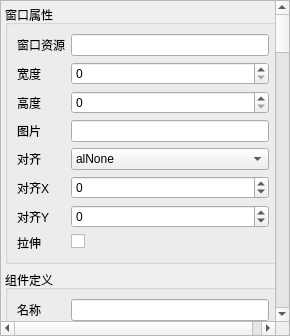
<?xml version="1.0" encoding="UTF-8"?>
<ui version="4.0">
 <class>ComponentPropertyEditor</class>
 <widget class="QWidget" name="ComponentPropertyEditor">
  <property name="windowTitle">
   <string>属性编辑器</string>
  </property>
  <layout class="QVBoxLayout" name="outerLayout">
   <property name="leftMargin">
    <number>0</number>
   </property>
   <property name="topMargin">
    <number>0</number>
   </property>
   <property name="rightMargin">
    <number>0</number>
   </property>
   <property name="bottomMargin">
    <number>0</number>
   </property>
   <item>
    <widget class="QScrollArea" name="scrollArea">
     <property name="widgetResizable">
      <bool>true</bool>
     </property>
     <property name="horizontalScrollBarPolicy">
      <enum>Qt::ScrollBarAsNeeded</enum>
     </property>
     <widget class="QWidget" name="scrollContent">
      <layout class="QVBoxLayout" name="mainLayout">
       <property name="leftMargin">
        <number>4</number>
       </property>
       <property name="topMargin">
        <number>4</number>
       </property>
       <property name="rightMargin">
        <number>4</number>
       </property>
       <property name="bottomMargin">
        <number>4</number>
       </property>
       <property name="spacing">
        <number>6</number>
       </property>
       <item>
        <widget class="QGroupBox" name="menuWindowGroup">
         <property name="title">
          <string>窗口属性</string>
         </property>
         <layout class="QFormLayout" name="menuWindowFormLayout">
          <item row="0" column="0">
           <widget class="QLabel" name="menuWindowFileLabel">
            <property name="text">
             <string>窗口资源</string>
            </property>
           </widget>
          </item>
          <item row="0" column="1">
           <widget class="QLineEdit" name="menuWindowFileEdit"/>
          </item>
          <item row="1" column="0">
           <widget class="QLabel" name="menuWindowWidthLabel">
            <property name="text">
             <string>宽度</string>
            </property>
           </widget>
          </item>
          <item row="1" column="1">
           <widget class="QSpinBox" name="menuWindowWidthSpin">
            <property name="minimum">
             <number>0</number>
            </property>
            <property name="maximum">
             <number>9999</number>
            </property>
           </widget>
          </item>
          <item row="2" column="0">
           <widget class="QLabel" name="menuWindowHeightLabel">
            <property name="text">
             <string>高度</string>
            </property>
           </widget>
          </item>
          <item row="2" column="1">
           <widget class="QSpinBox" name="menuWindowHeightSpin">
            <property name="minimum">
             <number>0</number>
            </property>
            <property name="maximum">
             <number>9999</number>
            </property>
           </widget>
          </item>
          <item row="3" column="0">
           <widget class="QLabel" name="menuWindowImageLabel">
            <property name="text">
             <string>图片</string>
            </property>
           </widget>
          </item>
          <item row="3" column="1">
           <widget class="QLineEdit" name="menuWindowImageEdit"/>
          </item>
          <item row="4" column="0">
           <widget class="QLabel" name="menuWindowAlignLabel">
            <property name="text">
             <string>对齐</string>
            </property>
           </widget>
          </item>
          <item row="4" column="1">
           <widget class="QComboBox" name="menuWindowAlignCombo">
            <item>
             <property name="text">
              <string>alNone</string>
             </property>
            </item>
            <item>
             <property name="text">
              <string>alClient</string>
             </property>
            </item>
            <item>
             <property name="text">
              <string>alLeft</string>
             </property>
            </item>
            <item>
             <property name="text">
              <string>alRight</string>
             </property>
            </item>
            <item>
             <property name="text">
              <string>alTop</string>
             </property>
            </item>
            <item>
             <property name="text">
              <string>alBottom</string>
             </property>
            </item>
            <item>
             <property name="text">
              <string>alLTCorner</string>
             </property>
            </item>
            <item>
             <property name="text">
              <string>alRTCorner</string>
             </property>
            </item>
            <item>
             <property name="text">
              <string>alLBCorner</string>
             </property>
            </item>
            <item>
             <property name="text">
              <string>alRBCorner</string>
             </property>
            </item>
            <item>
             <property name="text">
              <string>alCenter</string>
             </property>
            </item>
            <item>
             <property name="text">
              <string>alLeftCenter</string>
             </property>
            </item>
            <item>
             <property name="text">
              <string>alRightCenter</string>
             </property>
            </item>
            <item>
             <property name="text">
              <string>alTopCenter</string>
             </property>
            </item>
            <item>
             <property name="text">
              <string>alBottomCenter</string>
             </property>
            </item>
           </widget>
          </item>
          <item row="5" column="0">
           <widget class="QLabel" name="menuWindowAlignXLabel">
            <property name="text">
             <string>对齐X</string>
            </property>
           </widget>
          </item>
          <item row="5" column="1">
           <widget class="QSpinBox" name="menuWindowAlignXSpin">
            <property name="minimum">
             <number>-9999</number>
            </property>
            <property name="maximum">
             <number>9999</number>
            </property>
           </widget>
          </item>
          <item row="6" column="0">
           <widget class="QLabel" name="menuWindowAlignYLabel">
            <property name="text">
             <string>对齐Y</string>
            </property>
           </widget>
          </item>
          <item row="6" column="1">
           <widget class="QSpinBox" name="menuWindowAlignYSpin">
            <property name="minimum">
             <number>-9999</number>
            </property>
            <property name="maximum">
             <number>9999</number>
            </property>
           </widget>
          </item>
          <item row="7" column="0">
           <widget class="QLabel" name="menuWindowStretchLabel">
            <property name="text">
             <string>拉伸</string>
            </property>
           </widget>
          </item>
          <item row="7" column="1">
           <widget class="QCheckBox" name="menuWindowStretchCheck">
            <property name="text">
             <string/>
            </property>
           </widget>
          </item>
         </layout>
        </widget>
       </item>
       <item>
        <widget class="QGroupBox" name="definitionGroup">
         <property name="title">
          <string>组件定义</string>
         </property>
         <layout class="QFormLayout" name="definitionFormLayout">
          <item row="0" column="0">
           <widget class="QLabel" name="nameLabel">
            <property name="text">
             <string>名称</string>
            </property>
           </widget>
          </item>
          <item row="0" column="1">
           <widget class="QLineEdit" name="nameEdit"/>
          </item>
          <item row="1" column="0">
           <widget class="QLabel" name="fileLabel">
            <property name="text">
             <string>资源文件</string>
            </property>
           </widget>
          </item>
          <item row="1" column="1">
           <widget class="QLineEdit" name="fileEdit"/>
          </item>
          <item row="2" column="0">
           <widget class="QLabel" name="bindLabel">
            <property name="text">
             <string>数据绑定</string>
            </property>
           </widget>
          </item>
          <item row="2" column="1">
           <widget class="QLineEdit" name="bindEdit"/>
          </item>
          <item row="3" column="0">
           <widget class="QLabel" name="formatLabel">
            <property name="text">
             <string>格式化</string>
            </property>
           </widget>
          </item>
          <item row="3" column="1">
           <widget class="QLineEdit" name="formatEdit"/>
          </item>
         </layout>
        </widget>
       </item>
       <item>
        <widget class="QGroupBox" name="controllerNavigationGroup">
         <property name="title">
          <string>手柄方向覆盖</string>
         </property>
         <property name="toolTip">
          <string>填写同一菜单内的组件名称；留空时按真实矩形自动导航</string>
         </property>
         <layout class="QFormLayout" name="controllerNavigationFormLayout">
          <item row="0" column="0">
           <widget class="QLabel" name="controllerUpLabel">
            <property name="text">
             <string>上目标</string>
            </property>
           </widget>
          </item>
          <item row="0" column="1">
           <widget class="QLineEdit" name="controllerUpEdit">
            <property name="toolTip">
             <string>同一菜单内 component 的精确名称；留空=自动几何</string>
            </property>
            <property name="placeholderText">
             <string>留空=自动几何</string>
            </property>
           </widget>
          </item>
          <item row="1" column="0">
           <widget class="QLabel" name="controllerDownLabel">
            <property name="text">
             <string>下目标</string>
            </property>
           </widget>
          </item>
          <item row="1" column="1">
           <widget class="QLineEdit" name="controllerDownEdit">
            <property name="toolTip">
             <string>同一菜单内 component 的精确名称；留空=自动几何</string>
            </property>
            <property name="placeholderText">
             <string>留空=自动几何</string>
            </property>
           </widget>
          </item>
          <item row="2" column="0">
           <widget class="QLabel" name="controllerLeftLabel">
            <property name="text">
             <string>左目标</string>
            </property>
           </widget>
          </item>
          <item row="2" column="1">
           <widget class="QLineEdit" name="controllerLeftEdit">
            <property name="toolTip">
             <string>同一菜单内 component 的精确名称；留空=自动几何</string>
            </property>
            <property name="placeholderText">
             <string>留空=自动几何</string>
            </property>
           </widget>
          </item>
          <item row="3" column="0">
           <widget class="QLabel" name="controllerRightLabel">
            <property name="text">
             <string>右目标</string>
            </property>
           </widget>
          </item>
          <item row="3" column="1">
           <widget class="QLineEdit" name="controllerRightEdit">
            <property name="toolTip">
             <string>同一菜单内 component 的精确名称；留空=自动几何</string>
            </property>
            <property name="placeholderText">
             <string>留空=自动几何</string>
            </property>
           </widget>
          </item>
         </layout>
        </widget>
       </item>
       <item>
        <widget class="QGroupBox" name="commonGroup">
         <property name="title">
          <string>通用属性</string>
         </property>
         <layout class="QFormLayout" name="commonFormLayout">
          <item row="0" column="0">
           <widget class="QLabel" name="leftLabel">
            <property name="text">
             <string>左</string>
            </property>
           </widget>
          </item>
          <item row="0" column="1">
           <widget class="QSpinBox" name="leftSpin">
            <property name="minimum">
             <number>-9999</number>
            </property>
            <property name="maximum">
             <number>9999</number>
            </property>
           </widget>
          </item>
          <item row="1" column="0">
           <widget class="QLabel" name="topLabel">
            <property name="text">
             <string>上</string>
            </property>
           </widget>
          </item>
          <item row="1" column="1">
           <widget class="QSpinBox" name="topSpin">
            <property name="minimum">
             <number>-9999</number>
            </property>
            <property name="maximum">
             <number>9999</number>
            </property>
           </widget>
          </item>
          <item row="2" column="0">
           <widget class="QLabel" name="widthLabel">
            <property name="text">
             <string>宽度</string>
            </property>
           </widget>
          </item>
          <item row="2" column="1">
           <widget class="QSpinBox" name="widthSpin">
            <property name="minimum">
             <number>0</number>
            </property>
            <property name="maximum">
             <number>9999</number>
            </property>
           </widget>
          </item>
          <item row="3" column="0">
           <widget class="QLabel" name="heightLabel">
            <property name="text">
             <string>高度</string>
            </property>
           </widget>
          </item>
          <item row="3" column="1">
           <widget class="QSpinBox" name="heightSpin">
            <property name="minimum">
             <number>0</number>
            </property>
            <property name="maximum">
             <number>9999</number>
            </property>
           </widget>
          </item>
          <item row="4" column="0">
           <widget class="QLabel" name="imageLabel">
            <property name="text">
             <string>图片</string>
            </property>
           </widget>
          </item>
          <item row="4" column="1">
           <widget class="QLineEdit" name="imageEdit"/>
          </item>
          <item row="5" column="0">
           <widget class="QLabel" name="colorLabel">
            <property name="text">
             <string>颜色</string>
            </property>
           </widget>
          </item>
          <item row="5" column="1">
           <widget class="QLineEdit" name="colorEdit">
            <property name="placeholderText">
             <string>0xFFFFFFFF</string>
            </property>
           </widget>
          </item>
          <item row="6" column="0">
           <widget class="QLabel" name="stretchLabel">
            <property name="text">
             <string>拉伸</string>
            </property>
           </widget>
          </item>
          <item row="6" column="1">
           <widget class="QCheckBox" name="stretchCheck"/>
          </item>
         </layout>
        </widget>
       </item>
       <item>
        <widget class="QGroupBox" name="buttonGroup">
         <property name="title">
          <string>按钮属性</string>
         </property>
         <layout class="QFormLayout" name="buttonFormLayout">
          <item row="0" column="0">
           <widget class="QLabel" name="buttonKindLabel">
            <property name="text">
             <string>种类</string>
            </property>
           </widget>
          </item>
          <item row="0" column="1">
           <widget class="QComboBox" name="buttonKindCombo">
            <item>
             <property name="text">
              <string></string>
             </property>
            </item>
            <item>
             <property name="text">
              <string>trackbtn</string>
             </property>
            </item>
           </widget>
          </item>
          <item row="1" column="0">
           <widget class="QLabel" name="buttonSoundLabel">
            <property name="text">
             <string>音效</string>
            </property>
           </widget>
          </item>
          <item row="1" column="1">
           <widget class="QLineEdit" name="buttonSoundEdit"/>
          </item>
          <item row="2" column="0">
           <widget class="QLabel" name="upLabel">
            <property name="text">
             <string>抬起</string>
            </property>
           </widget>
          </item>
          <item row="2" column="1">
           <widget class="QSpinBox" name="upSpin">
            <property name="maximum">
             <number>999</number>
            </property>
           </widget>
          </item>
          <item row="3" column="0">
           <widget class="QLabel" name="downLabel">
            <property name="text">
             <string>按下</string>
            </property>
           </widget>
          </item>
          <item row="3" column="1">
           <widget class="QSpinBox" name="downSpin">
            <property name="maximum">
             <number>999</number>
            </property>
           </widget>
          </item>
          <item row="4" column="0">
           <widget class="QLabel" name="trackLabel">
            <property name="text">
             <string>跟踪</string>
            </property>
           </widget>
          </item>
          <item row="4" column="1">
           <widget class="QSpinBox" name="trackSpin">
            <property name="maximum">
             <number>999</number>
            </property>
           </widget>
          </item>
         </layout>
        </widget>
       </item>
       <item>
        <widget class="QGroupBox" name="itemGroup">
         <property name="title">
          <string>物品格属性</string>
         </property>
         <layout class="QFormLayout" name="itemFormLayout">
          <item row="0" column="0">
           <widget class="QLabel" name="itemFontLabel">
            <property name="text">
             <string>字体</string>
            </property>
           </widget>
          </item>
          <item row="0" column="1">
           <widget class="QSpinBox" name="itemFontSpin">
            <property name="maximum">
             <number>99</number>
            </property>
           </widget>
          </item>
          <item row="1" column="0">
           <widget class="QLabel" name="itemColorLabel">
            <property name="text">
             <string>颜色</string>
            </property>
           </widget>
          </item>
          <item row="1" column="1">
           <widget class="QLineEdit" name="itemColorEdit">
            <property name="placeholderText">
             <string>0xFFFFFFFF</string>
            </property>
           </widget>
          </item>
         </layout>
        </widget>
       </item>
       <item>
        <widget class="QGroupBox" name="labelGroup">
         <property name="title">
          <string>标签属性</string>
         </property>
         <layout class="QFormLayout" name="labelFormLayout">
          <item row="0" column="0">
           <widget class="QLabel" name="labelFontLabel">
            <property name="text">
             <string>字体</string>
            </property>
           </widget>
          </item>
          <item row="0" column="1">
           <widget class="QSpinBox" name="labelFontSpin">
            <property name="maximum">
             <number>99</number>
            </property>
           </widget>
          </item>
          <item row="1" column="0">
           <widget class="QLabel" name="labelColorLabel">
            <property name="text">
             <string>颜色</string>
            </property>
           </widget>
          </item>
          <item row="2" column="1">
           <widget class="QLineEdit" name="labelColorEdit">
            <property name="placeholderText">
             <string>0xFFFFFFFF</string>
            </property>
           </widget>
          </item>
         </layout>
        </widget>
       </item>
       <item>
        <widget class="QGroupBox" name="scrollbarGroup">
         <property name="title">
          <string>滚动条属性</string>
         </property>
         <layout class="QFormLayout" name="scrollbarFormLayout">
          <item row="0" column="0">
           <widget class="QLabel" name="scrollbarStyleLabel">
            <property name="text">
             <string>样式</string>
            </property>
           </widget>
          </item>
          <item row="0" column="1">
           <widget class="QSpinBox" name="scrollbarStyleSpin">
            <property name="maximum">
             <number>1</number>
            </property>
           </widget>
          </item>
          <item row="1" column="0">
           <widget class="QLabel" name="minLabel">
            <property name="text">
             <string>最小值</string>
            </property>
           </widget>
          </item>
          <item row="1" column="1">
           <widget class="QSpinBox" name="minSpin">
            <property name="minimum">
             <number>-9999</number>
            </property>
            <property name="maximum">
             <number>9999</number>
            </property>
           </widget>
          </item>
          <item row="2" column="0">
           <widget class="QLabel" name="maxLabel">
            <property name="text">
             <string>最大值</string>
            </property>
           </widget>
          </item>
          <item row="2" column="1">
           <widget class="QSpinBox" name="maxSpin">
            <property name="minimum">
             <number>-9999</number>
            </property>
            <property name="maximum">
             <number>9999</number>
            </property>
           </widget>
          </item>
          <item row="3" column="0">
           <widget class="QLabel" name="lineSizeLabel">
            <property name="text">
             <string>行大小</string>
            </property>
           </widget>
          </item>
          <item row="3" column="1">
           <widget class="QSpinBox" name="lineSizeSpin">
            <property name="maximum">
             <number>9999</number>
            </property>
           </widget>
          </item>
          <item row="4" column="0">
           <widget class="QLabel" name="pageSizeLabel">
            <property name="text">
             <string>页大小</string>
            </property>
           </widget>
          </item>
          <item row="4" column="1">
           <widget class="QSpinBox" name="pageSizeSpin">
            <property name="maximum">
             <number>9999</number>
            </property>
           </widget>
          </item>
          <item row="5" column="0">
           <widget class="QLabel" name="slideBeginLabel">
            <property name="text">
             <string>滑块起点</string>
            </property>
           </widget>
          </item>
          <item row="5" column="1">
           <widget class="QSpinBox" name="slideBeginSpin">
            <property name="maximum">
             <number>9999</number>
            </property>
           </widget>
          </item>
          <item row="6" column="0">
           <widget class="QLabel" name="slideEndLabel">
            <property name="text">
             <string>滑块终点</string>
            </property>
           </widget>
          </item>
          <item row="6" column="1">
           <widget class="QSpinBox" name="slideEndSpin">
            <property name="maximum">
             <number>9999</number>
            </property>
           </widget>
          </item>
          <item row="7" column="0">
           <widget class="QLabel" name="slideBtnLabel">
            <property name="text">
             <string>滑块按钮</string>
            </property>
           </widget>
          </item>
          <item row="7" column="1">
           <widget class="QLineEdit" name="slideBtnEdit"/>
          </item>
         </layout>
        </widget>
       </item>
       <item>
        <widget class="QGroupBox" name="columnImageGroup">
         <property name="title">
          <string>柱状图属性</string>
         </property>
         <layout class="QFormLayout" name="columnImageFormLayout">
          <item row="0" column="0">
           <widget class="QLabel" name="percentLabel">
            <property name="text">
             <string>百分比</string>
            </property>
           </widget>
          </item>
          <item row="0" column="1">
           <widget class="QDoubleSpinBox" name="percentSpin">
            <property name="minimum">
             <double>0.000000000000000</double>
            </property>
            <property name="maximum">
             <double>1.000000000000000</double>
            </property>
            <property name="singleStep">
             <double>0.100000000000000</double>
            </property>
            <property name="decimals">
             <number>2</number>
            </property>
           </widget>
          </item>
         </layout>
        </widget>
       </item>
       <item>
        <widget class="QGroupBox" name="chooseTextButtonGroup">
         <property name="title">
          <string>选择文本按钮属性</string>
         </property>
         <layout class="QFormLayout" name="chooseTextButtonFormLayout">
          <item row="0" column="0">
           <widget class="QLabel" name="normalColorLabel">
            <property name="text">
             <string>常态颜色</string>
            </property>
           </widget>
          </item>
          <item row="0" column="1">
           <widget class="QLineEdit" name="normalColorEdit">
            <property name="placeholderText">
             <string>0xFFFFFFFF</string>
            </property>
           </widget>
          </item>
          <item row="1" column="0">
           <widget class="QLabel" name="hoverColorLabel">
            <property name="text">
             <string>悬停颜色</string>
            </property>
           </widget>
          </item>
          <item row="1" column="1">
           <widget class="QLineEdit" name="hoverColorEdit">
            <property name="placeholderText">
             <string>0xFFFFFF00</string>
            </property>
           </widget>
          </item>
          <item row="2" column="0">
           <widget class="QLabel" name="pressColorLabel">
            <property name="text">
             <string>按下颜色</string>
            </property>
           </widget>
          </item>
          <item row="2" column="1">
           <widget class="QLineEdit" name="pressColorEdit">
            <property name="placeholderText">
             <string>0xFF00FF00</string>
            </property>
           </widget>
          </item>
         </layout>
        </widget>
       </item>
       <item>
        <widget class="QGroupBox" name="listBoxGroup">
         <property name="title">
          <string>列表框属性</string>
         </property>
         <layout class="QVBoxLayout" name="listBoxVBoxLayout">
          <item>
           <layout class="QFormLayout" name="listBoxFormLayout">
            <item row="0" column="0">
             <widget class="QLabel" name="listBoxSoundLabel">
              <property name="text">
               <string>音效</string>
              </property>
             </widget>
            </item>
            <item row="0" column="1">
             <widget class="QLineEdit" name="listBoxSoundEdit"/>
            </item>
            <item row="1" column="0">
             <widget class="QLabel" name="listBoxColorLabel">
              <property name="text">
               <string>颜色</string>
              </property>
             </widget>
            </item>
            <item row="1" column="1">
             <widget class="QLineEdit" name="listBoxColorEdit">
              <property name="placeholderText">
               <string>0xFFFFFFFF</string>
              </property>
             </widget>
            </item>
            <item row="2" column="0">
             <widget class="QLabel" name="listBoxSelColorLabel">
              <property name="text">
               <string>选中颜色</string>
              </property>
             </widget>
            </item>
            <item row="2" column="1">
             <widget class="QLineEdit" name="listBoxSelColorEdit">
              <property name="placeholderText">
               <string>0xFFE6C864</string>
              </property>
             </widget>
            </item>
            <item row="3" column="0">
             <widget class="QLabel" name="itemHeightLabel">
              <property name="text">
               <string>项高度</string>
              </property>
             </widget>
            </item>
            <item row="3" column="1">
             <widget class="QSpinBox" name="itemHeightSpin">
              <property name="maximum">
               <number>9999</number>
              </property>
             </widget>
            </item>
            <item row="4" column="0">
             <widget class="QLabel" name="itemCountLabel">
              <property name="text">
               <string>项数量</string>
              </property>
             </widget>
            </item>
            <item row="4" column="1">
             <widget class="QSpinBox" name="itemCountSpin">
              <property name="maximum">
               <number>9999</number>
              </property>
             </widget>
            </item>
           </layout>
          </item>
          <item>
           <widget class="QLabel" name="listBoxItemsLabel">
            <property name="text">
             <string>列表项:</string>
            </property>
           </widget>
          </item>
          <item>
           <widget class="QListWidget" name="listBoxItemsList"/>
          </item>
          <item>
           <layout class="QHBoxLayout" name="listBoxItemsButtonLayout">
            <item>
             <widget class="QPushButton" name="listBoxAddItemButton">
              <property name="text">
               <string>添加</string>
              </property>
             </widget>
            </item>
            <item>
             <widget class="QPushButton" name="listBoxRemoveItemButton">
              <property name="text">
               <string>删除</string>
              </property>
             </widget>
            </item>
            <item>
             <widget class="QPushButton" name="listBoxEditItemButton">
              <property name="text">
               <string>编辑</string>
              </property>
             </widget>
            </item>
           </layout>
          </item>
         </layout>
       </widget>
      </item>
      <item>
       <widget class="QGroupBox" name="joystickGroup">
        <property name="title">
         <string>摇杆图像</string>
        </property>
        <layout class="QFormLayout" name="joystickFormLayout">
         <item row="0" column="0">
          <widget class="QLabel" name="joystickBaseImageLabel">
           <property name="text">
            <string>底图</string>
           </property>
          </widget>
         </item>
         <item row="0" column="1">
          <widget class="QLineEdit" name="joystickBaseImageEdit"/>
         </item>
         <item row="1" column="0">
          <widget class="QLabel" name="joystickThumbImageLabel">
           <property name="text">
            <string>滑块图</string>
           </property>
          </widget>
         </item>
         <item row="1" column="1">
          <widget class="QLineEdit" name="joystickThumbImageEdit"/>
         </item>
        </layout>
       </widget>
      </item>
      <item>
       <widget class="QGroupBox" name="roundButtonGroup">
         <property name="title">
          <string>圆形按钮属性</string>
         </property>
         <layout class="QFormLayout" name="roundButtonFormLayout">
          <item row="0" column="0">
           <widget class="QLabel" name="rangeLabel">
            <property name="text">
             <string>范围</string>
            </property>
           </widget>
          </item>
          <item row="0" column="1">
           <widget class="QSpinBox" name="rangeSpin">
            <property name="minimum">
             <number>1</number>
            </property>
            <property name="maximum">
             <number>9999</number>
            </property>
           </widget>
          </item>
          <item row="1" column="0">
           <widget class="QLabel" name="textLabel">
            <property name="text">
             <string>文本</string>
            </property>
           </widget>
          </item>
          <item row="1" column="1">
           <widget class="QLineEdit" name="textEdit"/>
          </item>
         </layout>
        </widget>
       </item>
       <item>
        <widget class="QGroupBox" name="dragRoundButtonGroup">
         <property name="title">
          <string>可拖拽圆形按钮属性</string>
         </property>
         <layout class="QFormLayout" name="dragRoundButtonFormLayout">
          <item row="0" column="0">
           <widget class="QLabel" name="indicateTypeLabel">
            <property name="text">
             <string>指示类型</string>
            </property>
           </widget>
          </item>
          <item row="0" column="1">
           <widget class="QSpinBox" name="indicateTypeSpin">
            <property name="maximum">
             <number>99</number>
            </property>
           </widget>
          </item>
          <item row="1" column="0">
           <widget class="QLabel" name="indicateImageLabel">
            <property name="text">
             <string>指示图片</string>
            </property>
           </widget>
          </item>
          <item row="1" column="1">
           <widget class="QLineEdit" name="indicateImageEdit"/>
          </item>
         </layout>
        </widget>
       </item>
       <item>
        <widget class="QGroupBox" name="subMenuGroup">
         <property name="title">
          <string>子菜单窗口属性</string>
         </property>
         <layout class="QFormLayout" name="subMenuFormLayout">
          <item row="0" column="0">
           <widget class="QLabel" name="subMenuWindowFileLabel">
            <property name="text">
             <string>窗口资源</string>
            </property>
           </widget>
          </item>
          <item row="0" column="1">
           <widget class="QLineEdit" name="subMenuWindowFileEdit"/>
          </item>
          <item row="1" column="0">
           <widget class="QLabel" name="subMenuBackgroundImageLabel">
            <property name="text">
             <string>背景图片</string>
            </property>
           </widget>
          </item>
          <item row="1" column="1">
           <widget class="QLineEdit" name="subMenuBackgroundImageEdit"/>
          </item>
          <item row="2" column="0">
           <widget class="QLabel" name="subMenuRectLeftLabel">
            <property name="text">
             <string>窗口左</string>
            </property>
           </widget>
          </item>
          <item row="2" column="1">
           <widget class="QSpinBox" name="subMenuRectLeftSpin">
            <property name="minimum">
             <number>-9999</number>
            </property>
            <property name="maximum">
             <number>9999</number>
            </property>
           </widget>
          </item>
          <item row="3" column="0">
           <widget class="QLabel" name="subMenuRectTopLabel">
            <property name="text">
             <string>窗口上</string>
            </property>
           </widget>
          </item>
          <item row="3" column="1">
           <widget class="QSpinBox" name="subMenuRectTopSpin">
            <property name="minimum">
             <number>-9999</number>
            </property>
            <property name="maximum">
             <number>9999</number>
            </property>
           </widget>
          </item>
          <item row="4" column="0">
           <widget class="QLabel" name="subMenuRectWidthLabel">
            <property name="text">
             <string>窗口宽度</string>
            </property>
           </widget>
          </item>
          <item row="4" column="1">
           <widget class="QSpinBox" name="subMenuRectWidthSpin">
            <property name="minimum">
             <number>0</number>
            </property>
            <property name="maximum">
             <number>9999</number>
            </property>
           </widget>
          </item>
          <item row="5" column="0">
           <widget class="QLabel" name="subMenuRectHeightLabel">
            <property name="text">
             <string>窗口高度</string>
            </property>
           </widget>
          </item>
          <item row="5" column="1">
           <widget class="QSpinBox" name="subMenuRectHeightSpin">
            <property name="minimum">
             <number>0</number>
            </property>
            <property name="maximum">
             <number>9999</number>
            </property>
           </widget>
          </item>
         </layout>
        </widget>
       </item>
       <item>
        <spacer name="verticalSpacer">
         <property name="orientation">
          <enum>Qt::Vertical</enum>
         </property>
         <property name="sizeHint">
          <size>
           <width>20</width>
           <height>40</height>
          </size>
         </property>
        </spacer>
       </item>
      </layout>
     </widget>
    </widget>
   </item>
  </layout>
 </widget>
 <resources/>
 <connections/>
</ui>
